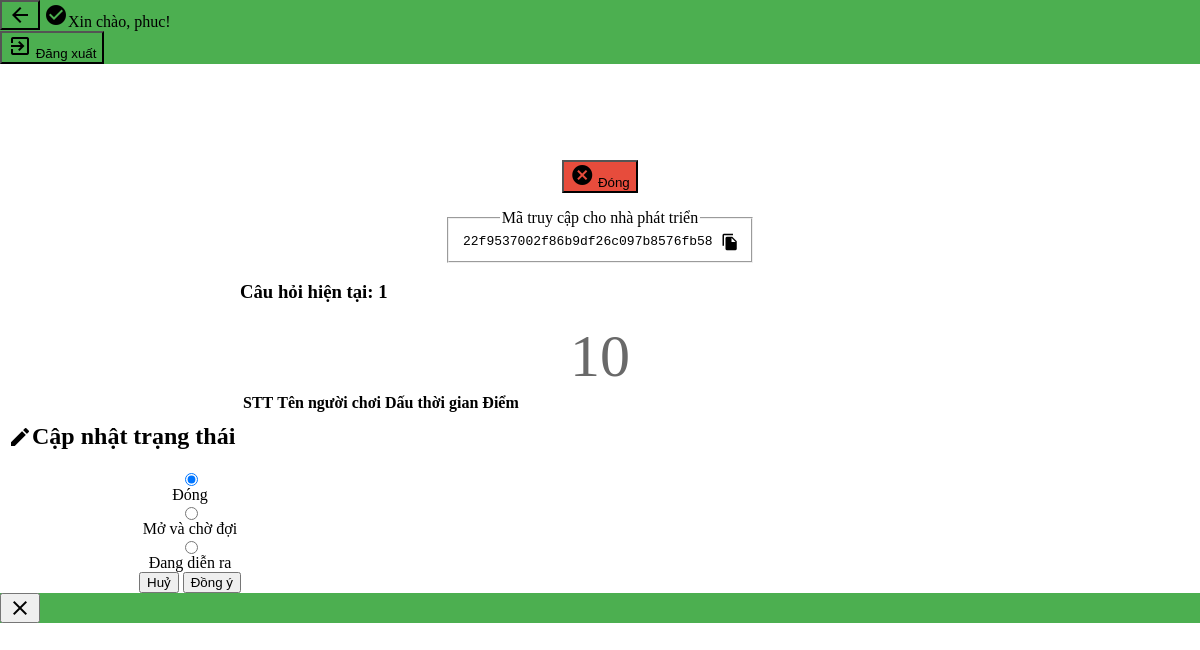
Page /admin/manage-question/modify_round.php?k=1999 (signed in) on the committed database.
### tables this page shows
CREATE TABLE `daisy_round` (
  `collection` int(11) DEFAULT NULL COMMENT 'Bộ sưu tập vòng chơi',
  `description` varchar(255) DEFAULT 'Không có mô tả' COMMENT 'Mô tả của mỗi vòng chơi',
  `status` tinyint(4) DEFAULT NULL COMMENT 'Trạng thái vòng chơi 0: Chưa sẵn sàng, 1: Sẵn sàng nhận thành viên; 2 đang chơi',
  `round` varchar(6) NOT NULL COMMENT 'Mã vòng chơi',
  `admin_id` int(11) DEFAULT NULL COMMENT 'Admin đã tạo ra vòng chơi này',
  `question_no` int(11) DEFAULT NULL COMMENT 'Số thứ tự câu hỏi hiện tại',
  `access_token` varchar(32) DEFAULT 'has923$$uva_2931_2-2192' COMMENT 'Mã dành cho nhà phát triển',
  `next_timestamp` timestamp NULL DEFAULT NULL COMMENT 'Timestamp để cập nhật câu hỏi tiếp theo'
);

### admin/manage-question/modify_round.php (the view, shortened to what this page needs)
<?php
function getStatus($conn, $round)
{
	$sql = "SELECT status, access_token FROM daisy_round WHERE round='$round'";
	$result = $conn->query($sql);
	$result = $result->fetch_assoc();
	return $result;
}
$round = $_GET['k'];
$conn = db_connect();
$statusTuple = getStatus($conn, $round);
$status = $statusTuple['status'];
$token = $statusTuple['access_token'];
		?>
<html>
<head>
	<link href="https://unpkg.com/material-components-web@latest/dist/material-components-web.min.css" rel="stylesheet">
	<link href="./styles.css" rel="stylesheet" type="text/css">
</head>
<body>
	<header class="mdc-top-app-bar" data-mdc-auto-init="MDCTopAppBar">
		<div class="mdc-top-app-bar__row">
			<section class="mdc-top-app-bar__section mdc-top-app-bar__section--align-start">
				<button class="mdc-fab mdc-fab--extended" onclick="linkTo('../dashboard.php')">
					<span class="material-icons mdc-fab__icon">arrow_back</span>
				</button>
				<i class="material-icons">check_circle</i><span class="mdc-top-app-bar__title">Xin chào, <?php echo $_SESSION['username']; ?>!</span> </section>
			<section class="mdc-top-app-bar__section mdc-top-app-bar__section--align-end">
				<button class="mdc-fab mdc-fab--extended" onclick="linkTo('../logout.php')">
					<span class="material-icons mdc-fab__icon">exit_to_app</span>
					<span class="mdc-fab__label">Đăng xuất</span>
				</button>
			</section>
		</div>
		<?php
		$status_name = array("Đóng", "Mở và chời đợi", "Đang diễn ra");
		$status_color = array("#e74c3c", "#6EC1C4", "#4CAF50");
		$status_icon = array("cancel", "cached", "check_circle");
		?>
	</header>
	<div id="wrapper">
		<div id="status-container">
			<button id="btnStatus" class="mdc-button mdc-button--raised" style="background-color: <?php echo $status_color[$status] ?>" onclick="open_confirm()">
				<i class="material-icons mdc-button__icon" aria-hidden="true"><?php echo $status_icon[$status] ?></i>
				<span class="mdc-button__label"><?php echo $status_name[$status] ?></span>
			</button>
		</div>
		<div id="token">
			<fieldset>
				<legend>Mã truy cập cho nhà phát triển</legend>
				<div style="display: flex">
					<input type="text" value="<?php echo $token; ?>" id="myInput" readonly>
					<div class="tooltip">
						<i class="material-icons btn-copy" aria-hidden="true" onclick="myFunction()" onmouseout="outFunc()">file_copy</i>
					</div>
				</div>
			</fieldset>
		</div>
		<div class="container">
			<h3> Câu hỏi hiện tại: <span id="number">1</span>
			</h3>
			<p id="time">10</p>
			<div class="mdc-data-table" data-mdc-auto-init="MDCDataTable">
				<table class="mdc-data-table__table" aria-label="Dessert calories">
					<thead>
						<tr class="mdc-data-table__header-row">
							<th class="mdc-data-table__header-cell text-center" role="columnheader" scope="col">STT</th>
							<th class="mdc-data-table__header-cell" role="columnheader" scope="col">Tên người chơi<i></i></th>
							<th class="mdc-data-table__header-cell" role="columnheader" scope="col">Dấu thời gian</th>
							<th class="mdc-data-table__header-cell text-center" role="columnheader" scope="col">Điểm</th>
						</tr>
					</thead>
				</table>
			</div>
		</div>
	</div>
	<div id="mdc-dialog" class="mdc-dialog" role="alertdialog" aria-modal="true" aria-labelledby="my-dialog-title" aria-describedby="my-dialog-content" data-mdc-auto-init="MDCDialog">
		<div class="mdc-dialog__container">
			<div class="mdc-dialog__surface">
				<h2 class="mdc-dialog__title" id="my-dialog-title">
					<i id="mdc-dialog-icon" class="material-icons">
					</i>
					<span id="mdc-dialog-title">Cập nhật trạng thái</span>
				</h2>
				<div class="mdc-dialog__content" id="my-dialog-content">
					<form id="fStatus" action="modify_round.php?k=<?php echo $round; ?>" method="post">
						<div id="radio-status">
							<div class="mdc-form-field">
								<div class="mdc-radio">
									<input class="mdc-radio__native-control" type="radio" id="radio-1" name="change" <?php echo ($status == 0 ? 'checked ' : ''); ?> value="0">
								</div>
								<label for="radio-1">Đóng</label>
							</div>
							<div class="mdc-form-field">
								<div class="mdc-radio">
									<input class="mdc-radio__native-control" type="radio" id="radio-2" name="change" <?php echo ($status == 1 ? 'checked ' : ''); ?> value="1">
								</div>
								<label for="radio-2">Mở và chờ đợi</label>
							</div>
							<div class="mdc-form-field">
								<div class="mdc-radio">
									<input class="mdc-radio__native-control" type="radio" id="radio-3" name="change" <?php echo ($status == 2 ? 'checked ' : ''); ?>value="2">
								</div>
								<label for="radio-3">Đang diễn ra</label>
							</div>
						</div>
						<footer class="mdc-dialog__actions">
							<button id="btnCancel" type="button" class="mdc-button mdc-dialog__button" data-mdc-auto-init="MDCRipple" data-mdc-dialog-action="close">
								<span class="mdc-button__label">Huỷ</span>
							</button>
							<button id="btnOK" type="submit" class="mdc-button mdc-dialog__button mdc-button--raised" data-mdc-auto-init="MDCRipple" data-mdc-dialog-action="accept">
								<span class="mdc-button__label">Đồng ý</span>
							</button>
						</footer>
					</form>
				</div>
			</div>
		</div>
	</div>
	<div id="mdc-snackbar" class="mdc-snackbar mdc-snackbar--leading" data-mdc-auto-init="MDCSnackbar">
		<div class="mdc-snackbar__surface">
			<div class="mdc-snackbar__actions">
				<button class="mdc-icon-button mdc-snackbar__dismiss material-icons" title="Dismiss">close</button>
			</div>
		</div>
	</div>
</body>
</html>

### admin/manage-question/styles.css (style rules this page uses)
:root { --mdc-theme-primary: #6EC1C4 !important; }
body { margin: 0; }
#wrapper { display: flex; padding-top: 80px; flex-direction: column; width: 60%; justify-content: center; margin: 0 auto; }
.mdc-dialog__surface { width: 380px; }
.mdc-top-app-bar, .mdc-fab, .mdc-snackbar__surface { background-color: #4CAF50; }
.mdc-fab--extended, .mdc-fab--extended:hover { background-color: #4CAF50; box-shadow: none; }
.text-center { text-align: center; }
#my-dialog-title, #my-dialog-title-question { display: flex; align-items: center; margin-top: 8px; margin-left: 8px; }
#radio-status { display: flex; flex-direction: column; margin: 0 24px; }
label { cursor: pointer; }
.mdc-data-table { width: 100%; }
#time { text-align: center; font-size: 60px; margin: 0; font-family: fantasy; color: dimgrey; }
#fStatus { margin: 0; text-align: center; }
#btnStatus { margin: 16px 0; width: max-content; }
#status-container { display: flex; justify-content: center; }
fieldset { width: fit-content; }
legend { margin: 0 auto; }
#token { display: flex; justify-content: center; }
#token input { font-size: 13px; outline: none; width: 260px; border: none; font-family: monospace; }
.tooltip { position: relative; display: inline-block; }
.btn-copy { cursor: pointer; font-size: 18px; }

### rows in the picture
daisy_round: status "Đóng", access_token "22f9537002f86b9df26c097b8576fb58", status "☑ Đóng", status "☐ Mở và chờ đợi", status "☐ Đang diễn ra"

### other values in the picture
$_SESSION['username'] "phuc"
